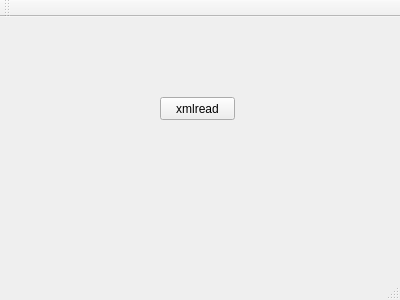
<?xml version="1.0" encoding="UTF-8"?>
<ui version="4.0">
 <class>MainWindow</class>
 <widget class="QMainWindow" name="MainWindow">
  <property name="geometry">
   <rect>
    <x>0</x>
    <y>0</y>
    <width>400</width>
    <height>300</height>
   </rect>
  </property>
  <property name="windowTitle">
   <string>MainWindow</string>
  </property>
  <widget class="QWidget" name="centralWidget">
   <widget class="QPushButton" name="xmlread">
    <property name="geometry">
     <rect>
      <x>160</x>
      <y>80</y>
      <width>75</width>
      <height>23</height>
     </rect>
    </property>
    <property name="text">
     <string>xmlread</string>
    </property>
   </widget>
  </widget>
  <widget class="QMenuBar" name="menuBar">
   <property name="geometry">
    <rect>
     <x>0</x>
     <y>0</y>
     <width>400</width>
     <height>21</height>
    </rect>
   </property>
  </widget>
  <widget class="QToolBar" name="mainToolBar">
   <attribute name="toolBarArea">
    <enum>TopToolBarArea</enum>
   </attribute>
   <attribute name="toolBarBreak">
    <bool>false</bool>
   </attribute>
  </widget>
  <widget class="QStatusBar" name="statusBar"/>
 </widget>
 <layoutdefault spacing="6" margin="11"/>
 <resources/>
 <connections/>
</ui>
